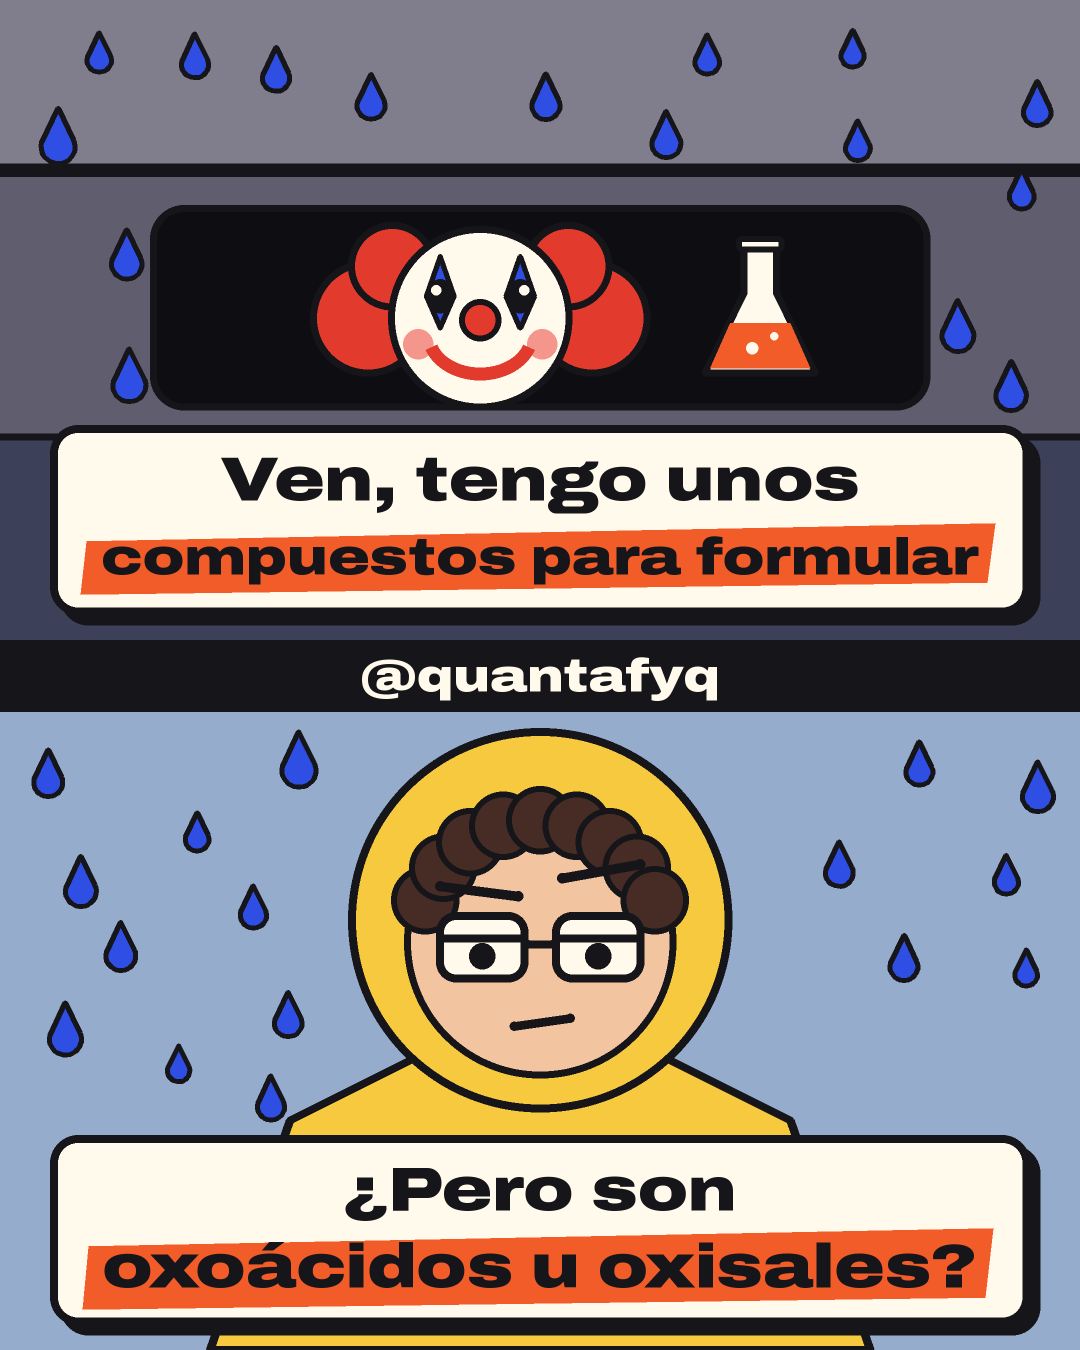

Write Python code to recreate this figure.
#!/usr/bin/env python3
"""Meme original (1080x1350): «Ven, tengo unos compuestos para formular».

Ilustración propia con el estilo de ../comun/reel.py y la marca @quantafyq.
Uso: python3 meme_formular.py
"""
import math
import os
import random
import sys

from PIL import Image, ImageDraw

HERE = os.path.dirname(os.path.abspath(__file__))
sys.path.insert(0, os.path.join(HERE, "..", "comun"))
import reel  # noqa: E402
from reel import SS, INK, PAPER, ORANGE, BLUE, YELLOW, GREY, LIGHT, text_w, highlight, card  # noqa: E402

W, H = 1080, 1350
RED = (226, 58, 44)
SKIN = (242, 196, 160)
HAIR = (70, 44, 36)


class Lienzo(reel.Canvas):
    def __init__(self, bg):
        self.img = Image.new("RGB", (W * SS, H * SS), bg)
        self.d = ImageDraw.Draw(self.img)

    def arc(self, x0, y0, x1, y1, a0, a1, fill=INK, width=8):
        self.d.arc([x0 * SS, y0 * SS, x1 * SS, y1 * SS], a0, a1, fill=fill, width=int(width * SS))

    def ellipse(self, x, y, rx, ry, fill, width=7):
        self.d.ellipse([(x - rx) * SS, (y - ry) * SS, (x + rx) * SS, (y + ry) * SS], fill=fill,
                       outline=INK if width else None, width=int(width * SS))


def gota(cv, x, y, s):
    pts = [(x, y - 2.3 * s)] + [(x + s * math.cos(a), y + s * math.sin(a))
                               for a in [math.radians(d) for d in range(-25, 206, 11)]]
    cv.poly(pts, BLUE, INK, 5)


def lluvia(cv, y0, y1, seed, evita):
    rnd = random.Random(seed)
    n = 0
    puestas = []
    while n < 16:
        x, y = rnd.uniform(40, W - 40), rnd.uniform(y0 + 40, y1 - 20)
        if any(ax0 < x < ax1 and ay0 < y < ay1 for ax0, ay0, ax1, ay1 in evita):
            continue
        if any(math.hypot(x - px, y - py) < 75 for px, py in puestas):
            continue
        puestas.append((x, y))
        gota(cv, x, y, rnd.uniform(11, 17))
        n += 1


def texto(cv, y0, linea1, linea2):
    """Tarjeta con dos líneas; la segunda va sobre un bloque naranja."""
    s1 = min(62, 62 * 900 / text_w(linea1, 62))
    s2 = min(62, 62 * 880 / text_w(linea2, 62))
    card(cv, 50, y0, W - 50, y0 + 190, shadow=10)
    cv.text(W / 2, y0 + 55, linea1, s1, INK)
    w2 = text_w(linea2, s2)
    highlight(cv, W / 2 - w2 / 2, y0 + 132 - s2 * 0.5, W / 2 + w2 / 2, y0 + 132 + s2 * 0.46)
    cv.text(W / 2, y0 + 132, linea2, s2, INK)


def payaso(cv, x, y):
    for dx, dy, r in ((-112, 0, 58), (112, 0, 58), (-88, -52, 44), (88, -52, 44)):
        cv.circle(x + dx, y + dy, r, fill=RED, width=7)
    cv.circle(x, y, 92, fill=PAPER, width=7)
    for sx in (-1, 1):
        cv.poly([(x + sx * 40, y - 62), (x + sx * 54, y - 22), (x + sx * 40, y + 10), (x + sx * 26, y - 22)], BLUE, INK, 5)
        cv.ellipse(x + sx * 40, y - 22, 13, 17, INK, 0)
        cv.circle(x + sx * 44, y - 28, 5, fill=PAPER, width=0)
        cv.circle(x + sx * 62, y + 26, 15, fill=(244, 150, 140), width=0)
    cv.arc(x - 58, y - 30, x + 58, y + 62, 20, 160, RED, 13)
    cv.circle(x, y + 2, 21, fill=RED, width=6)


def matraz(cv, x, y):
    cv.poly([(x - 16, y - 70), (x + 16, y - 70), (x + 16, y - 25), (x + 55, y + 55), (x - 55, y + 55), (x - 16, y - 25)],
            PAPER, INK, 7)
    cv.poly([(x - 30, y + 5), (x + 30, y + 5), (x + 50, y + 50), (x - 50, y + 50)], ORANGE)
    cv.rect(x - 24, y - 82, x + 24, y - 66, fill=PAPER, width=6, radius=6)
    cv.circle(x - 8, y + 30, 6, fill=PAPER, width=0)
    cv.circle(x + 14, y + 18, 4, fill=PAPER, width=0)


def alumna(cv, x, y):
    cv.poly([(x - 330, 1350), (x - 250, y + 190), (x - 120, y + 125), (x + 120, y + 125), (x + 250, y + 190),
             (x + 330, 1350)], YELLOW, INK, 8)
    cv.circle(x, y - 10, 192, fill=YELLOW, width=8)
    cv.circle(x, y + 12, 136, fill=SKIN, width=7)
    for k in range(9):                              # flequillo rizado
        a = math.radians(200 + k * 17.5)
        cv.circle(x + 122 * math.cos(a), y + 12 + 122 * math.sin(a), 34, fill=HAIR, width=6)
    for sx in (-1, 1):                              # gafas, ojos entornados y cejas
        cv.rect(x + sx * 58 - 46, y - 18, x + sx * 58 + 46, y + 52, fill=PAPER, width=8, radius=20)
        cv.circle(x + sx * 58, y + 26, 13, fill=INK, width=0)
        cv.line([(x + sx * 58 - 40, y + 8), (x + sx * 58 + 40, y + 8)], INK, 8)
    cv.line([(x - 12, y + 14), (x + 12, y + 14)], INK, 8)
    cv.line([(x - 100, y - 44), (x - 22, y - 34)], INK, 10)
    cv.line([(x + 22, y - 52), (x + 100, y - 66)], INK, 10)
    cv.line([(x - 26, y + 96), (x + 30, y + 88)], INK, 9)   # boca: no está convencida


def main():
    cv = Lienzo((60, 64, 88))
    # --- viñeta 1: el payaso en la alcantarilla
    cv.rect(-10, -10, W + 10, 170, fill=(128, 126, 140), width=7)
    cv.rect(-10, 170, W + 10, 440, fill=(96, 94, 110), width=7)
    cv.rect(150, 205, 930, 410, fill=(14, 14, 18), width=7, radius=34)
    payaso(cv, 480, 318)
    matraz(cv, 760, 318)
    lluvia(cv, 0, 430, 4, [(130, 150, 950, 460)])
    texto(cv, 425, "Ven, tengo unos", "compuestos para formular")
    # --- banda central con la marca
    cv.rect(-10, 640, W + 10, 712, fill=INK, width=0)
    cv.text(W / 2, 676, "@quantafyq", 46, PAPER)
    # --- viñeta 2: la alumna con chubasquero
    cv.rect(-10, 712, W + 10, H + 10, fill=(150, 172, 204), width=0)
    lluvia(cv, 712, 1140, 9, [(300, 712, 780, 1350)])
    alumna(cv, 540, 930)
    texto(cv, 1135, "¿Pero son", "oxoácidos u oxisales?")
    out = os.path.join(HERE, "meme_formular.png")
    cv.final().save(out)
    print(out)


if __name__ == "__main__":
    main()
